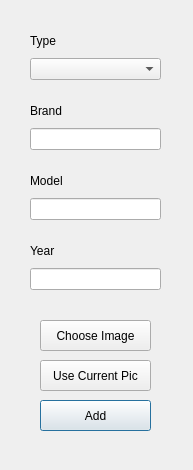
<?xml version="1.0" encoding="UTF-8"?>
<ui version="4.0">
 <class>NewModel</class>
 <widget class="QDialog" name="NewModel">
  <property name="geometry">
   <rect>
    <x>0</x>
    <y>0</y>
    <width>193</width>
    <height>470</height>
   </rect>
  </property>
  <property name="windowTitle">
   <string>Add New Model</string>
  </property>
  <widget class="QWidget" name="layoutWidget">
   <property name="geometry">
    <rect>
     <x>30</x>
     <y>30</y>
     <width>131</width>
     <height>50</height>
    </rect>
   </property>
   <layout class="QVBoxLayout" name="verticalLayout_2">
    <item>
     <widget class="QLabel" name="label_2">
      <property name="text">
       <string>Type</string>
      </property>
     </widget>
    </item>
    <item>
     <widget class="QComboBox" name="comboBox_type"/>
    </item>
   </layout>
  </widget>
  <widget class="QWidget" name="layoutWidget_2">
   <property name="geometry">
    <rect>
     <x>30</x>
     <y>240</y>
     <width>131</width>
     <height>50</height>
    </rect>
   </property>
   <layout class="QVBoxLayout" name="verticalLayout_4">
    <item>
     <widget class="QLabel" name="label_4">
      <property name="text">
       <string>Year</string>
      </property>
     </widget>
    </item>
    <item>
     <widget class="QLineEdit" name="lineEdit_year"/>
    </item>
   </layout>
  </widget>
  <widget class="QWidget" name="layoutWidget_3">
   <property name="geometry">
    <rect>
     <x>30</x>
     <y>170</y>
     <width>131</width>
     <height>50</height>
    </rect>
   </property>
   <layout class="QVBoxLayout" name="verticalLayout_3">
    <item>
     <widget class="QLabel" name="label_3">
      <property name="text">
       <string>Model</string>
      </property>
     </widget>
    </item>
    <item>
     <widget class="QLineEdit" name="lineEdit_model">
      <property name="text">
       <string/>
      </property>
     </widget>
    </item>
   </layout>
  </widget>
  <widget class="QWidget" name="layoutWidget_4">
   <property name="geometry">
    <rect>
     <x>30</x>
     <y>100</y>
     <width>131</width>
     <height>50</height>
    </rect>
   </property>
   <layout class="QVBoxLayout" name="verticalLayout">
    <item>
     <widget class="QLabel" name="label">
      <property name="text">
       <string>Brand</string>
      </property>
     </widget>
    </item>
    <item>
     <widget class="QLineEdit" name="lineEdit_brand">
      <property name="text">
       <string/>
      </property>
     </widget>
    </item>
   </layout>
  </widget>
  <widget class="QPushButton" name="pushButton_add">
   <property name="geometry">
    <rect>
     <x>40</x>
     <y>400</y>
     <width>111</width>
     <height>31</height>
    </rect>
   </property>
   <property name="text">
    <string>Add</string>
   </property>
  </widget>
  <widget class="QPushButton" name="pushButton_chooseImage">
   <property name="geometry">
    <rect>
     <x>40</x>
     <y>320</y>
     <width>111</width>
     <height>31</height>
    </rect>
   </property>
   <property name="text">
    <string>Choose Image</string>
   </property>
  </widget>
  <widget class="QPushButton" name="pushButton_useCurrentPic">
   <property name="geometry">
    <rect>
     <x>40</x>
     <y>360</y>
     <width>111</width>
     <height>31</height>
    </rect>
   </property>
   <property name="text">
    <string>Use Current Pic</string>
   </property>
  </widget>
 </widget>
 <resources/>
 <connections/>
</ui>
